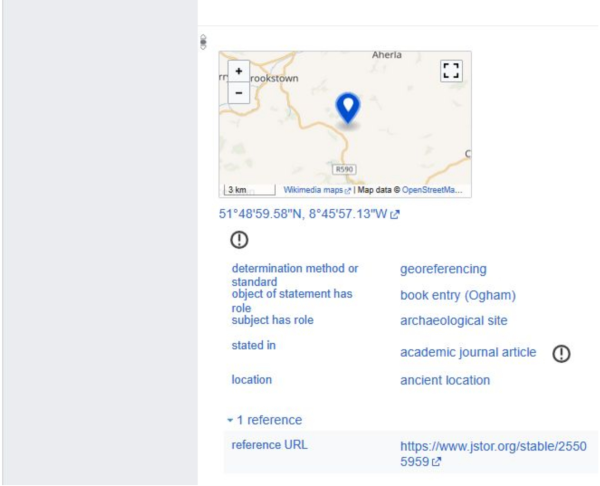
#> input picture deRSE26/figures/data/ogham/A_bot.png, 1200 x 971 px (shown at 1/2 size)
$ python prep_ogham.py data/ogham/A_bot.png
#> lines starting #> are read from the running program, lines starting #| are printed output that depends on the picture; after the words box and inside, x2 and y2 are one past the last pixel; in counts of white or black regions, pixels touching at a corner belong together
"""Cuts the panels of the submitted Fig. 2 (img/ogham-wikidata.jpg of the LaTeX project, 4334 x 2093 px) into single images in data/ogham/
and removes the round letter marks of the old figure. Usage: python prep_ogham.py path/to/ogham-wikidata.jpg   (needs pillow, opencv-python, numpy)"""
import os, sys, numpy as np, cv2
from PIL import Image
HERE = os.path.dirname(os.path.abspath(__file__)); OUT = os.path.join(HERE, 'data/ogham'); os.makedirs(OUT, exist_ok=True)
im = Image.open(sys.argv[1]).convert('RGB'); S = im.width / 1700
#> further down, im is the input picture: PIL image 1200x971 RGB; mean R, G, B 242.3, 243.3, 245.1
#> after `S = im.width / 1700`: S = 0.706
BOX = {'A_top': (0, 0, 520, 400), 'A_bot': (0, 400, 520, 821), 'B': (522, 0, 1032, 285), 'C': (1034, 0, 1700, 285), 'D': (522, 288, 830, 821), 'E': (828, 288, 1135, 821), 'F': (1135, 288, 1700, 821)}
CENTRE = {'A_top': (185, 257), 'B': (148.5, 579), 'C': (1493, 518), 'D': (157.5, 597), 'E': (149, 325), 'F': (297, 178)}   # centres of the round marks (radius 130 px)
for n, b in BOX.items():
    c = np.array(im.crop(tuple(round(v * S) for v in b)))[:, :, ::-1].copy()
    if n in CENTRE:
        cx, cy = CENTRE[n]; mask = np.zeros(c.shape[:2], np.uint8); cv2.circle(mask, (int(cx), int(cy)), 138, 255, -1)
        if n == 'B': c = cv2.inpaint(c, mask, 9, cv2.INPAINT_TELEA)          # photo: inpainting
        else:                                                                 # flat backgrounds: median colour of the ring around the mark
            ring = np.zeros(c.shape[:2], np.uint8); cv2.circle(ring, (int(cx), int(cy)), 160, 255, -1); cv2.circle(ring, (int(cx), int(cy)), 142, 0, -1)
            c[mask > 0] = np.median(c[ring > 0], axis=0)
    if c.shape[1] > 1200: c = cv2.resize(c, (1200, round(c.shape[0] * 1200 / c.shape[1])), interpolation=cv2.INTER_AREA)   # 2 x the display size is enough
    cv2.imwrite(os.path.join(OUT, n + '.png'), c, [cv2.IMWRITE_PNG_COMPRESSION, 9]); print(n, c.shape[1], c.shape[0])
#> this loop made 7 passes
#| A_top 367 282
#| A_bot 367 298
#| B 360 201
#| C 470 201
#| D 218 377
#| E 217 377
#| F 399 377
#> pass 1, `c = np.array(im.crop(tuple(round(v * S) for v in b)))[:, :, ::-1].copy()`:
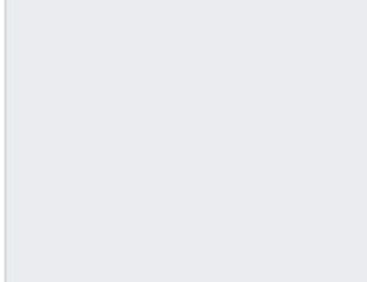
#> c: shape (282, 367, 3); mean B, G, R 240, 236.1, 235
#> pass 2, `c = np.array(im.crop(tuple(round(v * S) for v in b)))[:, :, ::-1].copy()`:
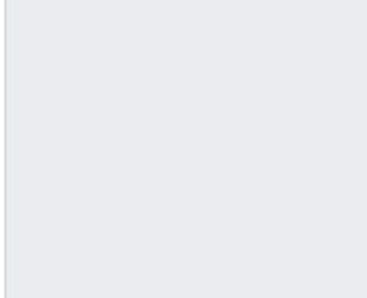
#> c: shape (298, 367, 3); mean B, G, R 240, 236.1, 235
#> pass 3, `c = np.array(im.crop(tuple(round(v * S) for v in b)))[:, :, ::-1].copy()`:
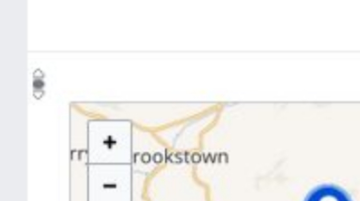
#> c: shape (201, 360, 3); mean B, G, R 243.2, 244.6, 245.3
#> after the loop:
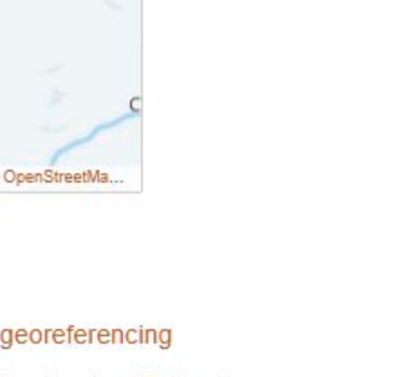
#> c: shape (377, 399, 3); mean R, G, B 250.8, 251.1, 251.1
#> after the loop:
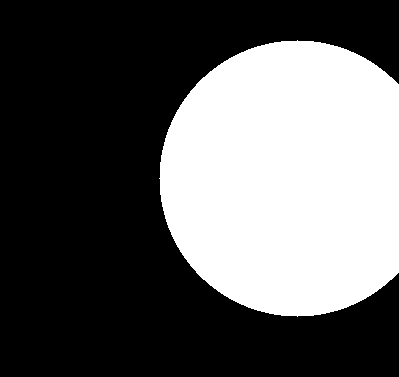
#> mask: shape (377, 399); 36.6% white; 1 white region, box (x1, y1, x2, y2) and area: (159, 40, 399, 317) 55128
#> after the loop:
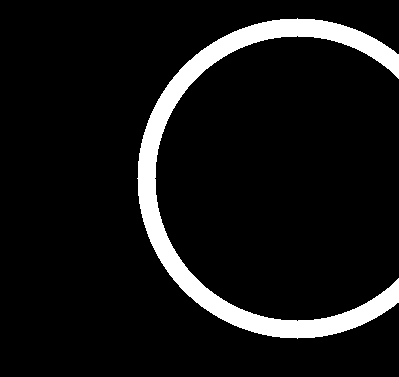
#> ring: shape (377, 399); 8.3% white; 1 white region, box (x1, y1, x2, y2) and area: (137, 18, 399, 339) 12546

$ run again, with deRSE26/figures/data/ogham/D.png copied over deRSE26/figures/data/ogham/A_bot.png
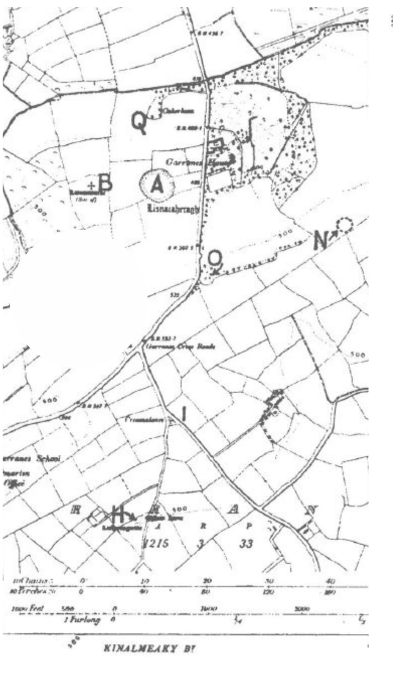
#> input picture deRSE26/figures/data/ogham/D.png, 785 x 1359 px (shown at 1/2 size)
#> im is the input picture: PIL image 785x1359 RGB; mean R, G, B 241.7, 241.7, 241.7
#> the loop `for n, b in BOX.items():` made 7 passes
#| A_top 240 185
#| A_bot 240 194
#| B 236 132
#| C 308 132
#| D 142 246
#> (further printed lines are left out)
#> after the loop `for n, b in BOX.items():`:
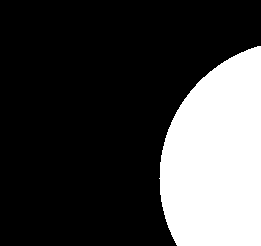
#> mask: shape (246, 261); 25.6% white; 1 white region, box (x1, y1, x2, y2) and area: (159, 46, 261, 246) 16439
#> after the loop `for n, b in BOX.items():`:
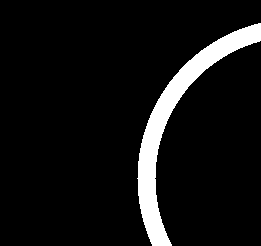
#> ring: shape (246, 261); 7.6% white; 1 white region, box (x1, y1, x2, y2) and area: (137, 23, 261, 246) 4864
